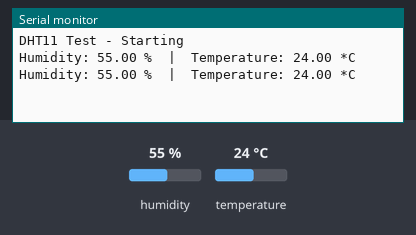
A sketch run on a simulated Arduino Uno, built with avr-gcc and run on an emulated ATmega328P. Parts: the last lines printed to the serial monitor. Inputs (shaded band) come from the test bench; at power-on: humidity 55 %, temperature 24 °C.

Above: at 4.8 s.
4.9 s: humidity set to 22 %
At 7.3 s:
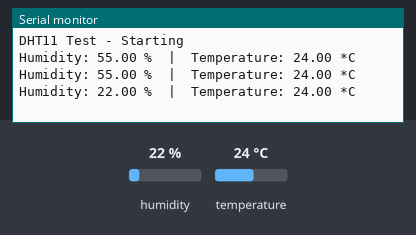
7.9 s: temperature set to 12 °C
At 8.5 s:
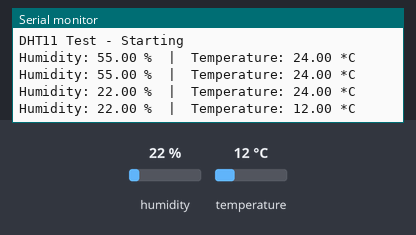
10.9 s: humidity set to 40 %
At 13.4 s:
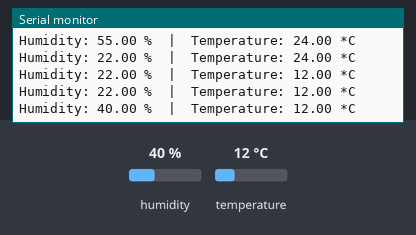
Timing chart, 0 to 14.9 s (numbered marks = the images above; inputs shaded):
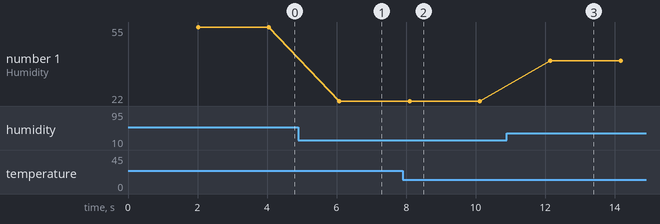

Measured:
- after the input at 4.9 s, the serial monitor: prints a new line after 1.2 s (image 1)
- after the input at 7.9 s, the serial monitor: prints a new line after 0.20 s (image 2)
- after the input at 10.9 s, the serial monitor: prints a new line after 1.2 s (image 3)
- plotted number 1: 55 → 22 after the input at 4.9 s, 22 → 40 after the input at 10.9 s

The sketch:

version2.ino
```cpp
#include <DHT.h>

// --- Sensor Configuration ---
// Define the pin the DHT sensor is connected to
#define DHTPIN 4
// Define the type of DHT sensor (DHT11 or DHT22)
#define DHTTYPE DHT11

// Initialize the DHT sensor object
DHT dht(DHTPIN, DHTTYPE);

void setup() {
  // Start the Serial Monitor at 115200 baud
  Serial.begin(115200);
  Serial.println("DHT11 Test - Starting");

  // Initialize the DHT sensor
  dht.begin();
}

void loop() {
  // Wait a couple of seconds between measurements.
  delay(2000);

  // Read Humidity
  float humidity = dht.readHumidity();
  // Read Temperature as Celsius
  float temperature = dht.readTemperature();

  // Check if any readings failed (common with DHT sensors)
  if (isnan(humidity) || isnan(temperature)) {
    Serial.println("Failed to read from DHT sensor!");
    return;
  }

  // --- Print Readings to Serial Monitor ---
  Serial.print("Humidity: ");
  Serial.print(humidity);
  Serial.print(" %  |  ");

  Serial.print("Temperature: ");
  Serial.print(temperature);
  Serial.println(" *C");
}
```
